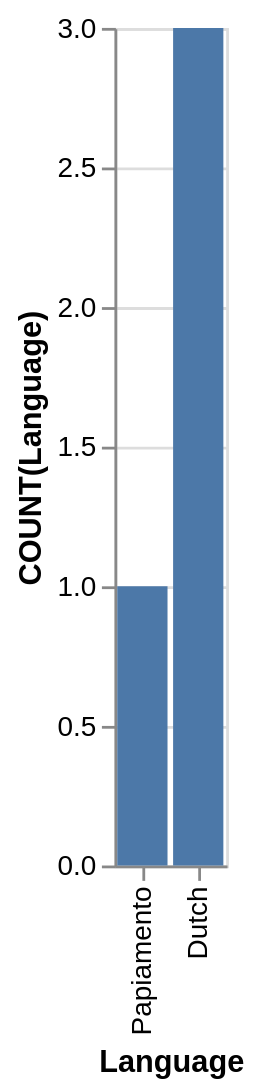

Source (Vega-Lite JSON):
### Vega-Lite specification from a JSON file in a GitHub repository (floating-point values rounded to 4 significant figures)
{"data": {"values": [{"x_data": "Papiamento", "y_data": 1}, {"x_data": "Dutch", "y_data": 3}]}, "mark": "bar", "encoding": {"x": {"field": "x_data", "type": "nominal", "title": "Language", "sort": {"op": "sum", "field": "y_data", "order": "ascending"}}, "y": {"field": "y_data", "type": "quantitative", "title": "COUNT(Language)"}}}
